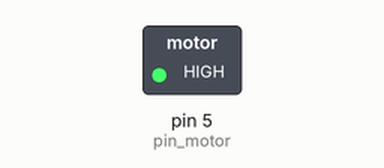
Simulated run of this sketch. Board: Arduino Uno, built with avr-gcc and run on an emulated ATmega328P. Parts: switched loads named in the sketch (green lamp = pin HIGH).

Above: at 2.0 s.
At 6.0 s:
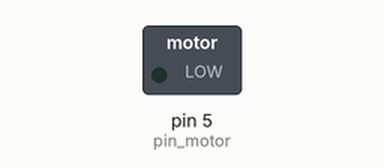
Timing chart, 0 to 10.4 s (numbered marks = the images above):
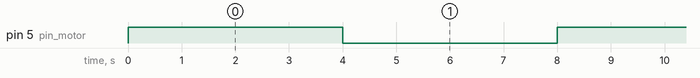

The sketch:

_01._Motor_Control.ino
```cpp
int pin_motor = 5;

void setup() {
  pinMode(pin_motor, OUTPUT);
}

void loop() {
  digitalWrite(pin_motor, HIGH);
  delay(4000);

  digitalWrite(pin_motor, LOW);
  delay(4000);
}
```

Measured:
- by itself, pin 5 (pin_motor): alternates HIGH for 4.0 s and LOW for 4.0 s
